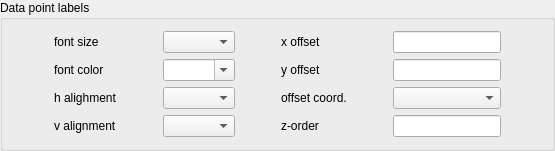
           <widget class="QGroupBox" name="groupBox_6">
            <property name="title">
             <string>Data point labels</string>
            </property>
            <layout class="QVBoxLayout" name="verticalLayout_10">
             <item>
              <layout class="QGridLayout" name="gridLayout_18">
               <item row="2" column="1">
                <widget class="QLabel" name="label_69">
                 <property name="text">
                  <string>h alighment</string>
                 </property>
                </widget>
               </item>
               <item row="0" column="2">
                <spacer name="horizontalSpacer_112">
                 <property name="orientation">
                  <enum>Qt::Horizontal</enum>
                 </property>
                 <property name="sizeHint" stdset="0">
                  <size>
                   <width>40</width>
                   <height>20</height>
                  </size>
                 </property>
                </spacer>
               </item>
               <item row="2" column="8">
                <spacer name="horizontalSpacer_25">
                 <property name="orientation">
                  <enum>Qt::Horizontal</enum>
                 </property>
                 <property name="sizeHint" stdset="0">
                  <size>
                   <width>40</width>
                   <height>20</height>
                  </size>
                 </property>
                </spacer>
               </item>
               <item row="0" column="6">
                <spacer name="horizontalSpacer_115">
                 <property name="orientation">
                  <enum>Qt::Horizontal</enum>
                 </property>
                 <property name="sizeHint" stdset="0">
                  <size>
                   <width>40</width>
                   <height>20</height>
                  </size>
                 </property>
                </spacer>
               </item>
               <item row="0" column="8">
                <spacer name="horizontalSpacer_114">
                 <property name="orientation">
                  <enum>Qt::Horizontal</enum>
                 </property>
                 <property name="sizeHint" stdset="0">
                  <size>
                   <width>40</width>
                   <height>20</height>
                  </size>
                 </property>
                </spacer>
               </item>
               <item row="0" column="7">
                <widget class="QLabel" name="label_71">
                 <property name="text">
                  <string>x offset</string>
                 </property>
                </widget>
               </item>
               <item row="0" column="9">
                <widget class="QLineEdit" name="dpLabelXoffsetEntry"/>
               </item>
               <item row="2" column="6">
                <spacer name="horizontalSpacer_116">
                 <property name="orientation">
                  <enum>Qt::Horizontal</enum>
                 </property>
                 <property name="sizeHint" stdset="0">
                  <size>
                   <width>40</width>
                   <height>20</height>
                  </size>
                 </property>
                </spacer>
               </item>
               <item row="2" column="2">
                <spacer name="horizontalSpacer_27">
                 <property name="orientation">
                  <enum>Qt::Horizontal</enum>
                 </property>
                 <property name="sizeHint" stdset="0">
                  <size>
                   <width>40</width>
                   <height>20</height>
                  </size>
                 </property>
                </spacer>
               </item>
               <item row="3" column="1">
                <widget class="QLabel" name="label_4">
                 <property name="text">
                  <string>v alignment</string>
                 </property>
                </widget>
               </item>
               <item row="1" column="1">
                <widget class="QLabel" name="label_70">
                 <property name="text">
                  <string>font color</string>
                 </property>
                </widget>
               </item>
               <item row="1" column="3" colspan="2">
                <widget class="QComboBox" name="dpLabelFontColorCombo">
                 <property name="editable">
                  <bool>true</bool>
                 </property>
                </widget>
               </item>
               <item row="0" column="1">
                <widget class="QLabel" name="label_15">
                 <property name="text">
                  <string>font size</string>
                 </property>
                </widget>
               </item>
               <item row="0" column="3" colspan="2">
                <widget class="QComboBox" name="dpLabelFontSizeCombo"/>
               </item>
               <item row="0" column="10">
                <spacer name="horizontalSpacer_26">
                 <property name="orientation">
                  <enum>Qt::Horizontal</enum>
                 </property>
                 <property name="sizeHint" stdset="0">
                  <size>
                   <width>40</width>
                   <height>20</height>
                  </size>
                 </property>
                </spacer>
               </item>
               <item row="2" column="3" colspan="2">
                <widget class="QComboBox" name="dpLabelHAlignmentCombo"/>
               </item>
               <item row="1" column="6">
                <spacer name="horizontalSpacer_28">
                 <property name="orientation">
                  <enum>Qt::Horizontal</enum>
                 </property>
                 <property name="sizeHint" stdset="0">
                  <size>
                   <width>40</width>
                   <height>20</height>
                  </size>
                 </property>
                </spacer>
               </item>
               <item row="0" column="0">
                <spacer name="horizontalSpacer_4">
                 <property name="orientation">
                  <enum>Qt::Horizontal</enum>
                 </property>
                 <property name="sizeHint" stdset="0">
                  <size>
                   <width>40</width>
                   <height>20</height>
                  </size>
                 </property>
                </spacer>
               </item>
               <item row="3" column="3" colspan="2">
                <widget class="QComboBox" name="dpLabelVAlignmentCombo"/>
               </item>
               <item row="3" column="9">
                <widget class="QLineEdit" name="dpLabelZEntry"/>
               </item>
               <item row="3" column="7">
                <widget class="QLabel" name="label_73">
                 <property name="text">
                  <string>z-order</string>
                 </property>
                </widget>
               </item>
               <item row="2" column="7">
                <widget class="QLabel" name="label_5">
                 <property name="text">
                  <string>offset coord.</string>
                 </property>
                </widget>
               </item>
               <item row="2" column="9">
                <widget class="QComboBox" name="dpLabelTextCoordsCombo"/>
               </item>
               <item row="1" column="7">
                <widget class="QLabel" name="label_36">
                 <property name="text">
                  <string>y offset</string>
                 </property>
                </widget>
               </item>
               <item row="1" column="9">
                <widget class="QLineEdit" name="dpLabelYoffsetEntry"/>
               </item>
              </layout>
             </item>
            </layout>
           </widget>
